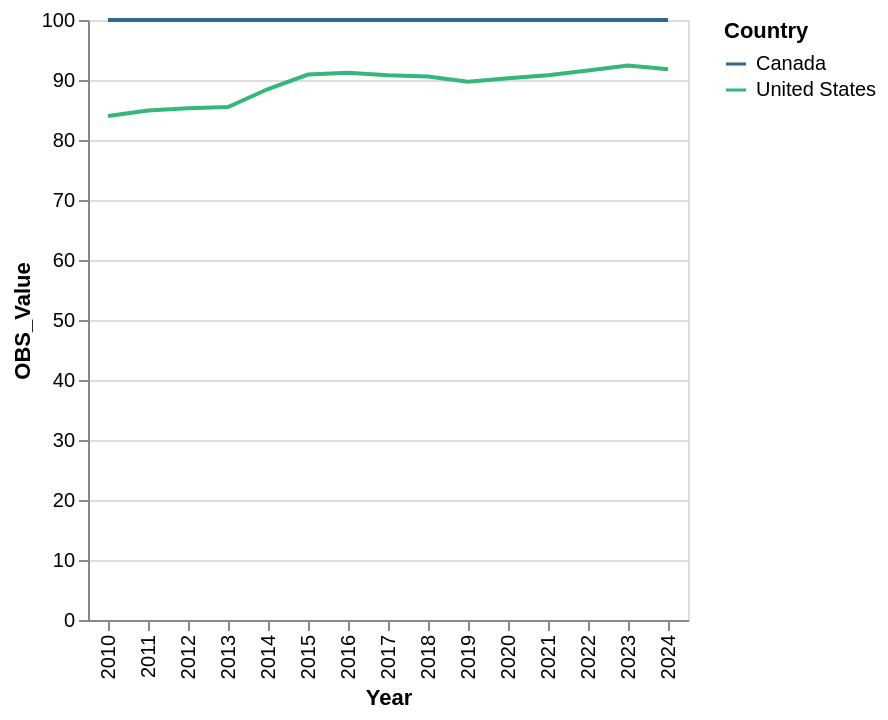

Write notebook code for a chart like this one.
### Code cell
alt.Chart(df).mark_line().transform_filter(
    alt.datum.Code == 'TPRIBASI'
).encode(
    alt.X('Year:O'),
    alt.Y('OBS_Value:Q'),
    alt.Color('Country:N', scale=alt.Scale(scheme='viridis'), title='Country')
)

### Figure 1 — Vega-Lite specification as saved in the notebook (floating-point values rounded to 4 significant figures; data arrays with more than 128 entries replaced by an {"elided": "..."} marker saying what was removed)
{"config": {"view": {"continuousWidth": 300, "continuousHeight": 300}}, "data": {"name": "data-49061dd571eec0d6cc4cf51f65d3eb32"}, "mark": {"type": "line"}, "encoding": {"color": {"field": "Country", "scale": {"scheme": "viridis"}, "title": "Country", "type": "nominal"}, "x": {"field": "Year", "type": "ordinal"}, "y": {"field": "OBS_Value", "type": "quantitative"}}, "transform": [{"filter": "(datum.Code === 'TPRIBASI')"}], "$schema": "https://vega.github.io/schema/vega-lite/v6.4.1.json", "datasets": {"data-49061dd571eec0d6cc4cf51f65d3eb32": {"elided": "165 records"}}}
